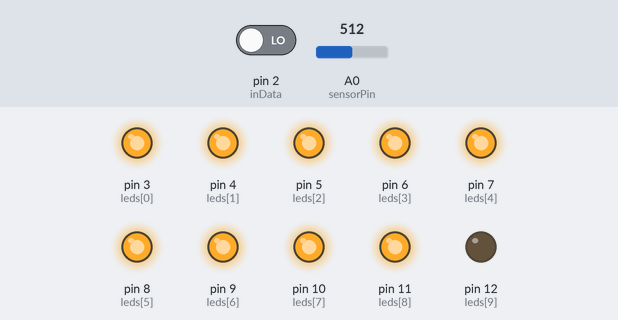
Recording of a sketch running on a simulated Arduino Uno, built with avr-gcc and run on an emulated ATmega328P. Parts: output pins drawn as LEDs (lit = HIGH). The test bench sets the inputs (shaded band); at power-on: pin 2 (inData) LOW, A0 (sensorPin) = 512. What the sketch prints to the serial monitor is not drawn.

Above: at 0.4 s.
At 10.2 s:
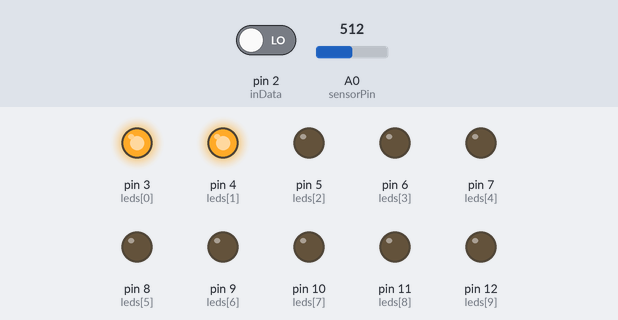
At 14.2 s:
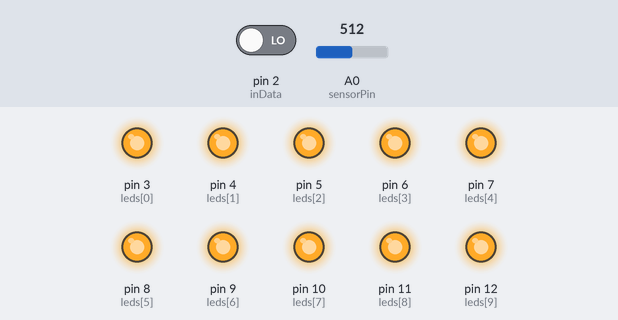
At 16.8 s:
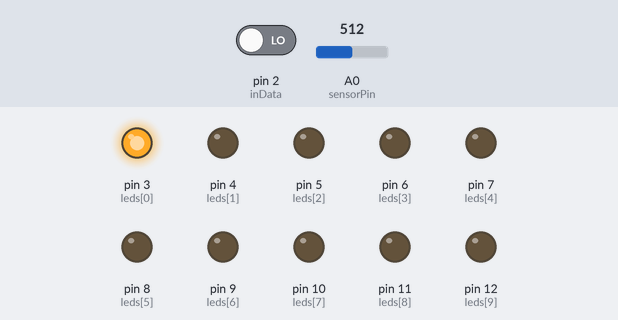
At 20.8 s:
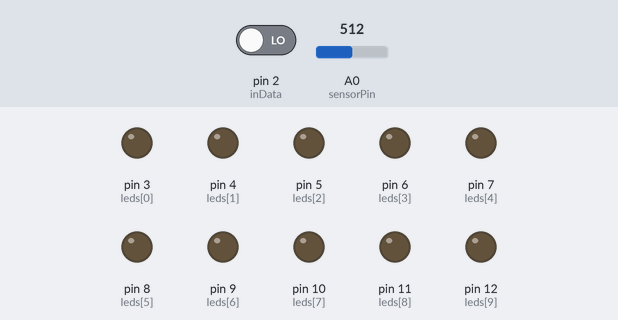
At 39.53 s:
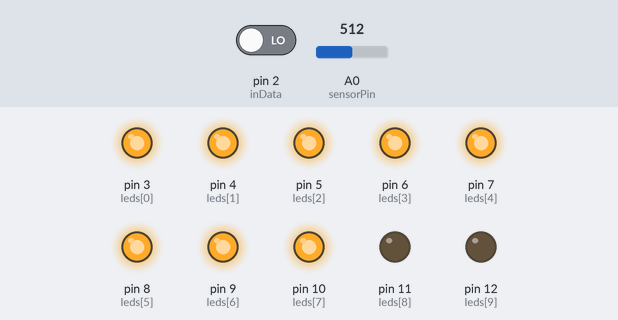
Timing chart, 0 to 40.0 s (numbered marks = the images above):
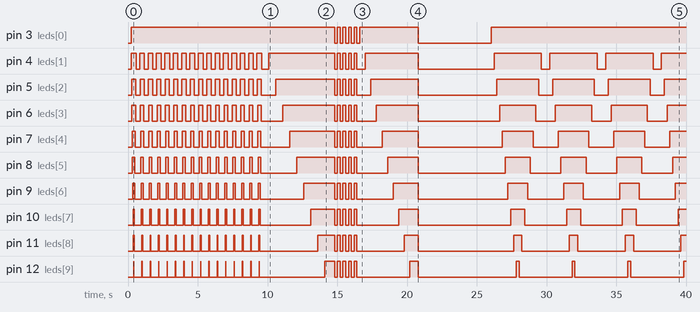

The sketch:

Alkomat.ino
```cpp
/* Alkomat na podstawie czujnika MQ-3
 */

int sensorPin = A0;    // numer portu analogowego na którym czytamy wartosc

//int ledPin = 13;      // dioda LED
int inData =2; // Pin DATA z czujnika przekroczenie progu wykrywania

int test=0; //ilosc w test
int kalib=0; // Kalibracja okreslenie wartosci poczatkowej
int poziomAl=0;
int poziomsum=0; //pomiar suma ze wskaznika podczas pomiaru
int wskaznik =0;
int inAL=0;

int leds[] = {
  3,4,5, 6, 7, 8, 9, 10, 11, 12};
#define SIZE 10

void setup() {
  Serial.begin(9600);
  for (int x = 0; x < SIZE; x++) {
    pinMode(leds[x], OUTPUT);
  }
  pinMode(inData,INPUT);
/* Przy pierszym odpaleniu potrzeba nagrzania grzałki */
  for(int i=1; i<17;i++){
    Serial.println("grzejemy...");
    delay(200);
    scrol(1,20);
  }
  Serial.println("kalibracja ...");
  for(int i=1;i<11;i++){
    digitalWrite(leds[i-1], HIGH);
    int pomiar = analogRead(sensorPin);
    test = test + pomiar;
    Serial.print("..");
    delay(500);
  }
  kalib=test/10; // wyliczamy wartość poczatkową
    Serial.print("kalibracja"); Serial.println(kalib);
}

void loop() {
  Serial.println("Start pomiaru");
  Serial.println("Dmuchaj !!!!!");
mrugnik(5,200);

  for(int h=1;h<11;h++){
    digitalWrite(leds[h-1], HIGH);
    int poziom = analogRead(sensorPin); //Czytamy wartosc z czujnika
    poziomsum = poziomsum+poziom;
     inAL = digitalRead(inData); //Czytamy stan ustawiony na czujniku 0 / 1 - jest alkohol
    Serial.print("data: - > ");
    Serial.println(inAL);
    Serial.println(poziom);
    delay(400);
  }

  poziomAl = poziomsum/10; // Obliczamy usredniona wartosc z pomiaru
  Serial.print("serdni wynik"); Serial.println(poziomAl);

  wskaznik = poziomAl - kalib; // wartość powyzej danych startowych
  Serial.print("wynik powyzej otoczenia: "); Serial.println(wskaznik);

long mgCalk = map(poziomAl,0,1023,0,1000); // wartosc w mg/L dla całkowitego pomiaru
float mgCalkF = mgCalk/1000.0;
  Serial.print("Wartosc całkowita mg/l: "); Serial.println(mgCalkF);
float promile =  mgCalkF*2.1;
  Serial.print("Promile: "); Serial.println(promile);

Serial.println("-------------------------------------------------");
long mgCzastkowe = map(wskaznik,0,1023,0,1000);
  float mgCzastkoweF = mgCzastkowe/1000.0;
    Serial.print("Wartosc czastkowa 2 mg/l: "); Serial.println(mgCzastkoweF);
float promileF =  mgCzastkoweF*2.1;
  Serial.print("PromileF : "); Serial.println(promileF);

Serial.print("WYNIK;");Serial.print(kalib);Serial.print(";");Serial.print(poziomAl);Serial.print(";");Serial.print(mgCalkF);Serial.print(";");Serial.print(promile);Serial.println(";");
Serial.print("WYNIK2;");Serial.print(kalib);Serial.print(";");Serial.print(wskaznik);Serial.print(";");Serial.print(mgCzastkoweF);Serial.print(";");Serial.print(promileF);Serial.println(";");

 //Wyswietlanie danych do ANDROIDA
//   Serial.print("WYNIK;");Serial.print(kalib);Serial.print(";");Serial.print(poziomAl);Serial.print(";");Serial.print(wskaznik);Serial.print(";");Serial.print(inAL);Serial.println(";");

/*Czyszenie wskaznika */
  for (int x = 0; x < SIZE; x++) {
    digitalWrite(leds[x], LOW);
  }

  int val = map(wskaznik, 0, 300, 0, 10);
  Serial.print("Wyswietlam wartos na wy swietlaczu : ");
  Serial.println(val);

  for (int x = 0; x < val; x++) {
    digitalWrite(leds[x], HIGH);
  }
  delay(5000);
  for (int x = 0; x < SIZE; x++) {
    digitalWrite(leds[x], LOW);
  }
  poziomsum=0;
  wskaznik=0;
  //Czyszczenie komory
scrol(5,200);
}

void scrol(int mu,int pred){
 for (int m = 0; m < mu; m++) {

  for (int x = 0; x < SIZE; x++) {
      delay(pred);
    digitalWrite(leds[x], HIGH);
  }


  for (int x = SIZE; x > 0; x--) {
    digitalWrite(leds[x], LOW);
       delay(pred);
  }

   }
}
void mrugnik(int mu, int pred){

   for (int m = 0; m < mu; m++) {

  for (int x = 0; x < SIZE; x++) {
    digitalWrite(leds[x], HIGH);
  }
  delay(pred);

  for (int x = 0; x < SIZE; x++) {
    digitalWrite(leds[x], LOW);
  }
    delay(pred);
   }

}
```

Measured:
- by itself, pin 3 (leds[0]): goes 4 × (LOW 0.20 s, HIGH 0.20 s), LOW 0.20 s, HIGH 4.2 s, LOW 5.2 s, then HIGH
- by itself, pin 4 (leds[1]): HIGH → LOW at 0.58 s, → HIGH 0.26 s later, → LOW 0.34 s later, → HIGH 0.26 s later, … (50 changes in this stretch)
- by itself, pin 5 (leds[2]): HIGH → LOW at 0.56 s, → HIGH 0.30 s later, → LOW 0.30 s later, → HIGH 0.30 s later, … (50 changes in this stretch)
- by itself, pin 6 (leds[3]): HIGH → LOW at 0.54 s, → HIGH 0.34 s later, → LOW 0.26 s later, → HIGH 0.34 s later, … (50 changes in this stretch)
- by itself, pin 7 (leds[4]): HIGH → LOW at 0.52 s, → HIGH 0.38 s later, → LOW 0.22 s later, → HIGH 0.38 s later, … (50 changes in this stretch)
- by itself, pin 8 (leds[5]): HIGH → LOW at 0.50 s, → HIGH 0.42 s later, → LOW 0.18 s later, → HIGH 0.42 s later, … (50 changes in this stretch)
- by itself, pin 9 (leds[6]): HIGH → LOW at 0.48 s, → HIGH 0.46 s later, → LOW 0.14 s later, → HIGH 0.46 s later, … (50 changes in this stretch)
- by itself, pin 10 (leds[7]): HIGH → LOW at 0.46 s, → HIGH 0.50 s later, → LOW 0.10 s later, → HIGH 0.50 s later, … (50 changes in this stretch)
